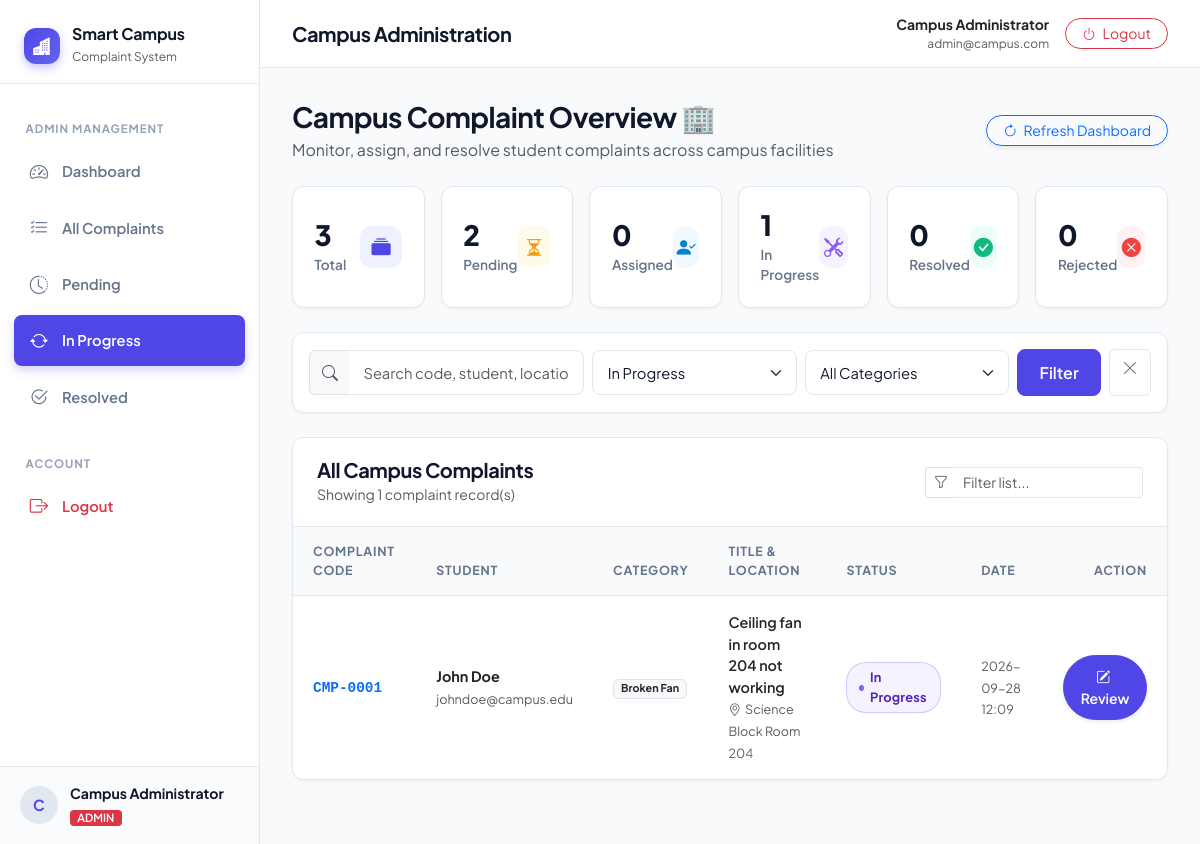
The app's page /admin/dashboard?status=In+Progress (signed in) with its own data.
### tables this page shows
CREATE TABLE complaints (
            id INTEGER PRIMARY KEY AUTOINCREMENT,
            complaint_code TEXT UNIQUE NOT NULL,
            student_id INTEGER NOT NULL,
            category TEXT NOT NULL,
            title TEXT NOT NULL,
            description TEXT NOT NULL,
            location TEXT NOT NULL,
            image_filename TEXT,
            status TEXT NOT NULL DEFAULT 'Pending',
            admin_remark TEXT,
            created_at TIMESTAMP DEFAULT CURRENT_TIMESTAMP,
            updated_at TIMESTAMP DEFAULT CURRENT_TIMESTAMP,
            FOREIGN KEY(student_id) REFERENCES users(id) ON DELETE CASCADE
        );

CREATE TABLE users (
            id INTEGER PRIMARY KEY AUTOINCREMENT,
            name TEXT NOT NULL,
            email TEXT UNIQUE NOT NULL,
            password TEXT NOT NULL,
            role TEXT NOT NULL DEFAULT 'student',
            created_at TIMESTAMP DEFAULT CURRENT_TIMESTAMP
        );

### app.py (the view)
@app.route("/admin/dashboard")
@admin_required
def admin_dashboard():
    db = get_db()
    cursor = db.cursor()
    cursor.execute("SELECT COUNT(*) as total FROM complaints")
    total_complaints = cursor.fetchone()["total"]
    cursor.execute("SELECT COUNT(*) as pending FROM complaints WHERE status = 'Pending'")
    pending_count = cursor.fetchone()["pending"]
    cursor.execute("SELECT COUNT(*) as assigned FROM complaints WHERE status = 'Assigned'")
    assigned_count = cursor.fetchone()["assigned"]
    cursor.execute("SELECT COUNT(*) as in_progress FROM complaints WHERE status = 'In Progress'")
    in_progress_count = cursor.fetchone()["in_progress"]
    cursor.execute("SELECT COUNT(*) as resolved FROM complaints WHERE status = 'Resolved'")
    resolved_count = cursor.fetchone()["resolved"]
    cursor.execute("SELECT COUNT(*) as rejected FROM complaints WHERE status = 'Rejected'")
    rejected_count = cursor.fetchone()["rejected"]
    status_filter = request.args.get("status", "").strip()
    category_filter = request.args.get("category", "").strip()
    search_query = request.args.get("q", "").strip()
    query = """
        SELECT c.*, u.name as student_name, u.email as student_email
        FROM complaints c
        JOIN users u ON c.student_id = u.id
        WHERE 1=1
    """
    params = []
    if status_filter and status_filter != "All":
        query += " AND c.status = ?"
        params.append(status_filter)
    if category_filter and category_filter != "All":
        query += " AND c.category = ?"
        params.append(category_filter)
    if search_query:
        query += " AND (c.complaint_code LIKE ? OR u.name LIKE ? OR c.location LIKE ? OR c.title LIKE ?)"
        wildcard = f"%{search_query}%"
        params.extend([wildcard, wildcard, wildcard, wildcard])
    query += " ORDER BY c.created_at DESC"
    cursor.execute(query, tuple(params))
    complaints = cursor.fetchall()
    return render_template(
        "admin_dashboard.html",
        total_complaints=total_complaints,
        pending_count=pending_count,
        assigned_count=assigned_count,
        in_progress_count=in_progress_count,
        resolved_count=resolved_count,
        rejected_count=rejected_count,
        complaints=complaints,
        categories=CATEGORIES,
        status_list=STATUS_LIST,
        selected_status=status_filter or "All",
        selected_category=category_filter or "All",
        search_query=search_query
    )

### app.py (called while the page is built)
def get_db():
    if "db" not in g:
        g.db = sqlite3.connect(DATABASE)
        g.db.row_factory = sqlite3.Row
        g.db.execute("PRAGMA foreign_keys = ON;")
    return g.db

@app.template_filter("format_datetime")
def format_datetime(value, fmt="%Y-%m-%d %H:%M"):
    if not value:
        return ""
    if isinstance(value, str):
        return value[:16]
    if hasattr(value, "strftime"):
        return value.strftime(fmt)
    return str(value)

def admin_required(f):
    @wraps(f)
    def decorated_function(*args, **kwargs):
        if "user_id" not in session:
            flash("Please log in as an administrator.", "warning")
            return redirect(url_for("login"))
        if session.get("role") != "admin":
            flash("Unauthorized access: Administrator privileges required.", "danger")
            return redirect(url_for("student_dashboard"))
        return f(*args, **kwargs)
    return decorated_function

### templates/admin_dashboard.html (shortened to what this page needs)
{% extends "base.html" %}
{% block page_heading %}Campus Administration{% endblock %}
{% block content %}
<div class="container-fluid px-0">
  <div class="d-flex flex-column flex-md-row justify-content-between align-items-md-center gap-3 mb-4">
    <div>
      <h3 class="fw-bold mb-1">Campus Complaint Overview 🏢</h3>
      <p class="text-muted mb-0">Monitor, assign, and resolve student complaints across campus facilities</p>
    </div>
    <div>
      <a href="{{ url_for('admin_dashboard') }}" class="btn btn-outline-primary btn-sm rounded-pill px-3 shadow-sm">
        <i class="bi bi-arrow-clockwise me-1"></i> Refresh Dashboard
      </a>
    </div>
  </div>
  <div class="row g-3 mb-4">
    <div class="col-6 col-md-4 col-xl-2">
      <a href="{{ url_for('admin_dashboard', status='All') }}" class="text-decoration-none">
        <div class="stat-card stat-primary">
          <div class="stat-info">
            <h3>{{ total_complaints }}</h3>
            <p>Total</p>
          </div>
          <div class="stat-icon" style="width: 42px; height: 42px; font-size: 1.2rem;">
            <i class="bi bi-collection-fill"></i>
          </div>
        </div>
      </a>
    </div>
    <div class="col-6 col-md-4 col-xl-2">
      <a href="{{ url_for('admin_dashboard', status='Pending') }}" class="text-decoration-none">
        <div class="stat-card stat-warning">
          <div class="stat-info">
            <h3>{{ pending_count }}</h3>
            <p>Pending</p>
          </div>
          <div class="stat-icon" style="width: 42px; height: 42px; font-size: 1.2rem;">
            <i class="bi bi-hourglass-split"></i>
          </div>
        </div>
      </a>
    </div>
    <div class="col-6 col-md-4 col-xl-2">
      <a href="{{ url_for('admin_dashboard', status='Assigned') }}" class="text-decoration-none">
        <div class="stat-card stat-info-theme">
          <div class="stat-info">
            <h3>{{ assigned_count }}</h3>
            <p>Assigned</p>
          </div>
          <div class="stat-icon" style="width: 42px; height: 42px; font-size: 1.2rem;">
            <i class="bi bi-person-check-fill"></i>
          </div>
        </div>
      </a>
    </div>
    <div class="col-6 col-md-4 col-xl-2">
      <a href="{{ url_for('admin_dashboard', status='In Progress') }}" class="text-decoration-none">
        <div class="stat-card stat-purple">
          <div class="stat-info">
            <h3>{{ in_progress_count }}</h3>
            <p>In Progress</p>
          </div>
          <div class="stat-icon" style="width: 42px; height: 42px; font-size: 1.2rem;">
            <i class="bi bi-tools"></i>
          </div>
        </div>
      </a>
    </div>
    <div class="col-6 col-md-4 col-xl-2">
      <a href="{{ url_for('admin_dashboard', status='Resolved') }}" class="text-decoration-none">
        <div class="stat-card stat-success">
          <div class="stat-info">
            <h3>{{ resolved_count }}</h3>
            <p>Resolved</p>
          </div>
          <div class="stat-icon" style="width: 42px; height: 42px; font-size: 1.2rem;">
            <i class="bi bi-check-circle-fill"></i>
          </div>
        </div>
      </a>
    </div>
    <div class="col-6 col-md-4 col-xl-2">
      <a href="{{ url_for('admin_dashboard', status='Rejected') }}" class="text-decoration-none">
        <div class="stat-card stat-danger">
          <div class="stat-info">
            <h3>{{ rejected_count }}</h3>
            <p>Rejected</p>
          </div>
          <div class="stat-icon" style="width: 42px; height: 42px; font-size: 1.2rem;">
            <i class="bi bi-x-circle-fill"></i>
          </div>
        </div>
      </a>
    </div>
  </div>
  <div class="custom-card mb-4">
    <div class="p-3">
      <form method="GET" action="{{ url_for('admin_dashboard') }}" class="row g-2 align-items-center">
        <div class="col-12 col-md-4">
          <div class="input-group">
            <span class="input-group-text bg-light border-end-0"><i class="bi bi-search text-muted"></i></span>
            <input
              type="text"
              name="q"
              class="form-control border-start-0"
              placeholder="Search code, student, location, title..."
              value="{{ search_query }}"
            >
          </div>
        </div>
        <div class="col-6 col-md-3">
          <select name="status" class="form-select" onchange="this.form.submit()">
            {% for st in status_list %}
              <option value="{{ st }}" {% if selected_status == st %}selected{% endif %}>{{ st }}</option>
            {% endfor %}
          </select>
        </div>
        <div class="col-6 col-md-3">
          <select name="category" class="form-select" onchange="this.form.submit()">
            <option value="All" {% if selected_category == 'All' %}selected{% endif %}>All Categories</option>
          </select>
        </div>
        <div class="col-12 col-md-2 d-flex gap-2">
          <button type="submit" class="btn btn-primary flex-fill">
            Filter
          </button>
          {% if search_query or selected_status != 'All' or selected_category != 'All' %}
            <a href="{{ url_for('admin_dashboard') }}" class="btn btn-outline-secondary" title="Reset Filters">
              <i class="bi bi-x-lg"></i>
            </a>
          {% endif %}
        </div>
      </form>
    </div>
  </div>
  <div class="custom-card">
    <div class="card-header-clean">
      <div>
        <h5 class="mb-0 fw-bold">All Campus Complaints</h5>
        <small class="text-muted">Showing {{ complaints | length }} complaint record(s)</small>
      </div>
      {% if complaints %}
      <div class="d-flex align-items-center gap-2">
        <div class="input-group input-group-sm" style="max-width: 220px;">
          <span class="input-group-text bg-white border-end-0"><i class="bi bi-funnel text-muted"></i></span>
          <input
            type="text"
            class="form-control border-start-0"
            id="clientTableSearch"
            placeholder="Filter list..."
          >
        </div>
      </div>
      {% endif %}
    </div>
    <div class="table-responsive">
      <table class="table table-custom table-hover align-middle mb-0" id="complaintsTable">
        <thead>
          <tr>
            <th>Complaint Code</th>
            <th>Student</th>
            <th>Category</th>
            <th>Title & Location</th>
            <th>Status</th>
            <th>Date</th>
            <th class="text-end">Action</th>
          </tr>
        </thead>
        <tbody>
          {% for cmp in complaints %}
            <tr>
              <td>
                <span class="fw-bold text-primary font-monospace">{{ cmp.complaint_code }}</span>
              </td>
              <td>
                <div>
                  <span class="fw-bold text-dark d-block">{{ cmp.student_name }}</span>
                  <small class="text-muted">{{ cmp.student_email }}</small>
                </div>
              </td>
              <td>
                <span class="badge bg-light text-dark border">{{ cmp.category }}</span>
              </td>
              <td>
                <span class="fw-semibold text-dark d-block">{{ cmp.title }}</span>
                <small class="text-muted"><i class="bi bi-geo-alt me-1"></i>{{ cmp.location }}</small>
              </td>
              <td>
                <span class="status-badge status-{{ cmp.status | replace(' ', '-') }}">
                  <span class="dot"></span>
                  {{ cmp.status }}
                </span>
              </td>
              <td>
                <span class="text-muted small">{{ cmp.created_at | format_datetime }}</span>
              </td>
              <td class="text-end">
                <a href="{{ url_for('admin_complaint_details', complaint_id=cmp.id) }}" class="btn btn-sm btn-primary rounded-pill px-3 shadow-sm">
                  <i class="bi bi-pencil-square me-1"></i> Review
                </a>
              </td>
            </tr>
          {% endfor %}
        </tbody>
      </table>
    </div>
  </div>
</div>
{% endblock %}

### records on screen
complaints: complaint_code "CMP-0001", student_name "John Doe", student_email "johndoe@campus.edu", category "Broken Fan", title "Ceiling fan in room 204 not working", location "Science Block Room 204", status "In Progress", created_at "2026-09-28 12:09"

### other values on screen
{{ session.get('name', 'U')[0] | upper }} "C"
{{ session.get('name') }} "Campus Administrator"
{{ session.get('role') | upper }} "ADMIN"
{{ session.get('email') }} "admin@campus.com"
{{ total_complaints }} "3"
{{ pending_count }} "2"
{{ assigned_count }} "0"
{{ in_progress_count }} "1"
{{ resolved_count }} "0"
{{ rejected_count }} "0"
{{ complaints | length }} "1"
form field status "In Progress"
